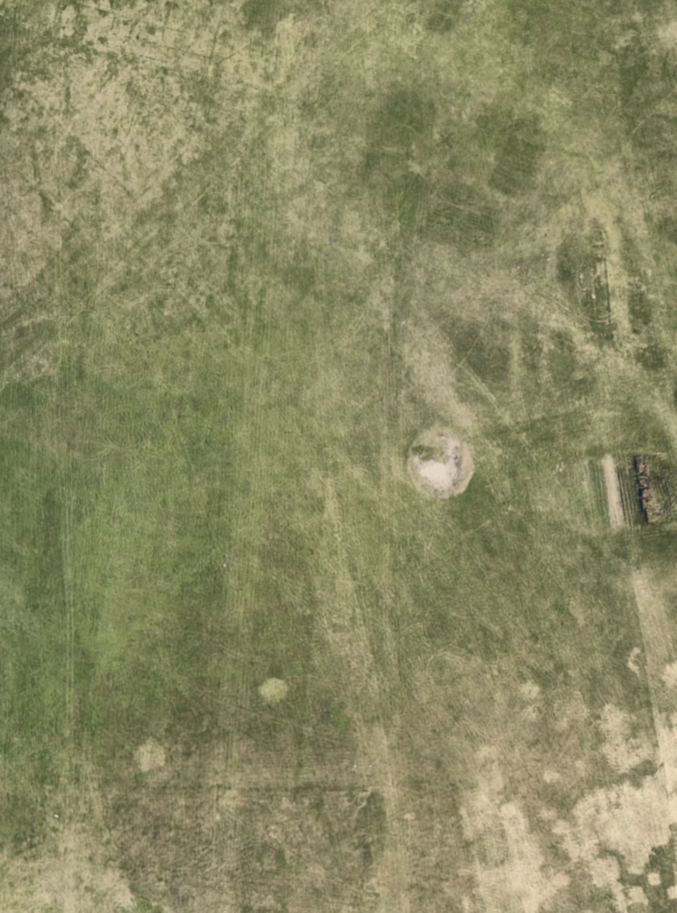
#> input picture images/grass.jpg, 2706 x 3651 px (shown at 1/4 size)
$ python cars_simulation.py
#> lines starting #> are read from the running program, lines starting #| are printed output that depends on the picture
import numpy as np
import cv2
from sim_utils.classes import Car, Display, Driver, Drone, ImageProcessor, DroneParametersReader
import random
import threading

if __name__ == '__main__':
    field = cv2.imread('images/grass.jpg')
#> field is the input picture: shape (3651, 2706, 3); mean B, G, R 99, 137, 138.1
    field_size = field.shape[:2]
#> field_size = (3651, 2706)

    car1_im = cv2.imread('images/car1s.png')
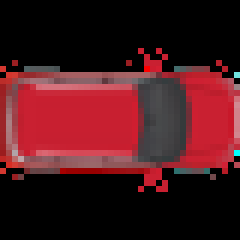
#> input picture images/car1s.png, 40 x 40 px (shown 6 times larger)
#> car1_im is the input picture: shape (40, 40, 3); mean B, G, R 27.9, 23.4, 71.9
    car2_im = cv2.imread('images/car2s.png')
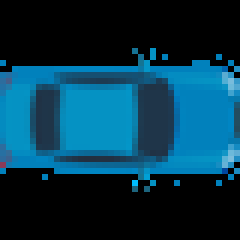
#> input picture images/car2s.png, 40 x 40 px (shown 6 times larger)
#> car2_im is the input picture: shape (40, 40, 3); mean B, G, R 73.7, 52.9, 5.9
    car3_im = cv2.imread('images/car3s.png')
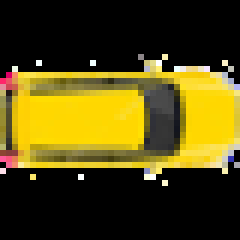
#> input picture images/car3s.png, 40 x 40 px (shown 6 times larger)
#> car3_im is the input picture: shape (40, 40, 3); mean B, G, R 17.1, 72.1, 83.2

#> (the run stopped early here; a loop or call above may not have finished)
